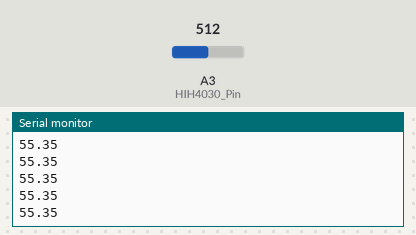
Bench run of a sketch on a simulated Arduino Uno, built with avr-gcc and run on an emulated ATmega328P. On the bench: the last lines printed to the serial monitor. The test bench sets the inputs (shaded band); at power-on: A3 (HIH4030_Pin) = 512.

Above: at 1.2 s.
1.3 s: A3 (HIH4030_Pin) set to 716
At 1.31 s:
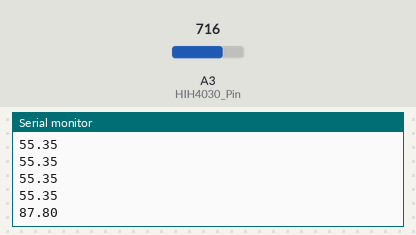
2.8 s: A3 (HIH4030_Pin) set to 900
At 2.82 s:
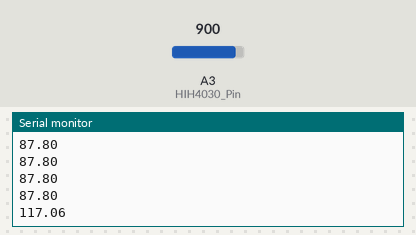
Timing chart, 0 to 5.8 s (numbered marks = the images above; inputs shaded):
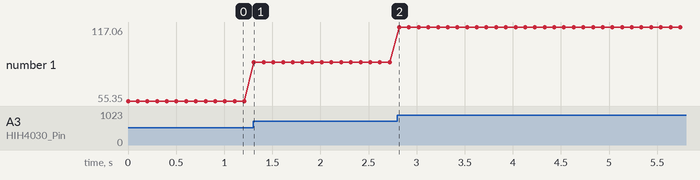

Measured:
- after the input at 1.3 s, the serial monitor: prints a new line at once (image 1)
- after the input at 2.8 s, the serial monitor: prints a new line at once (image 2)
- plotted number 1: 55.35 → 87.8 after the input at 1.3 s, 87.8 → 117.06 after the input at 2.8 s

The sketch:

HIH_4030.ino
```cpp
//From the bildr article http://bildr.org/2012/11/hih4030-arduino/

int HIH4030_Pin = A3; //analog pin 0

void setup(){
  Serial.begin(115200);
}

void loop(){

  //To properly caculate relative humidity, we need the temperature.
  float temperature = 25; //replace with a thermometer reading if you have it
  float relativeHumidity  = getHumidity(temperature);

  Serial.println(relativeHumidity);

  delay(100); //just here to slow it down so you can read it
}


float getHumidity(float degreesCelsius){
  //caculate relative humidity
  float supplyVolt = 5.0;

  // read the value from the sensor:
  int HIH4030_Value = analogRead(HIH4030_Pin);
  float voltage = HIH4030_Value/1023. * supplyVolt; // convert to voltage value

  // convert the voltage to a relative humidity
  // - the equation is derived from the HIH-4030/31 datasheet
  // - it is not calibrated to your individual sensor
  //  Table 2 of the sheet shows the may deviate from this line
  float sensorRH = 161.0 * voltage / supplyVolt - 25.8;
  float trueRH = sensorRH / (1.0546 - 0.0026 * degreesCelsius); //temperature adjustment

  return trueRH;
}
```
